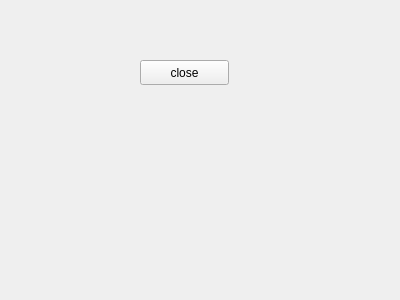
<?xml version="1.0" encoding="UTF-8"?>
<ui version="4.0">
 <class>MainWindow</class>
 <widget class="QMainWindow" name="MainWindow">
  <property name="geometry">
   <rect>
    <x>0</x>
    <y>0</y>
    <width>400</width>
    <height>300</height>
   </rect>
  </property>
  <property name="windowTitle">
   <string>MainWindow</string>
  </property>
  <widget class="QWidget" name="centralWidget">
   <widget class="QPushButton" name="pushButton">
    <property name="geometry">
     <rect>
      <x>140</x>
      <y>60</y>
      <width>89</width>
      <height>25</height>
     </rect>
    </property>
    <property name="text">
     <string>close</string>
    </property>
   </widget>
  </widget>
 </widget>
 <layoutdefault spacing="6" margin="11"/>
 <resources/>
 <connections>
  <connection>
   <sender>pushButton</sender>
   <signal>clicked()</signal>
   <receiver>MainWindow</receiver>
   <slot>close()</slot>
   <hints>
    <hint type="sourcelabel">
     <x>116</x>
     <y>107</y>
    </hint>
    <hint type="destinationlabel">
     <x>275</x>
     <y>176</y>
    </hint>
   </hints>
  </connection>
 </connections>
</ui>
